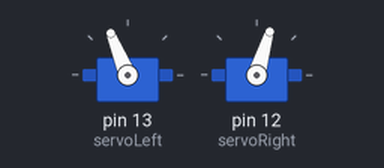
This sketch was run on a simulated Arduino Uno, built with avr-gcc and run on an emulated ATmega328P. On the bench: 2 × servo.

Above: at 0.05 s.
At 2.05 s:
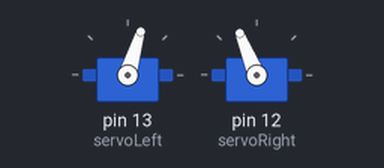
At 4.0 s:
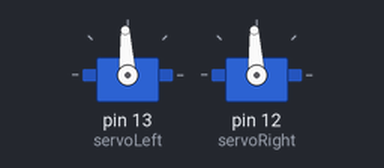
Timing chart, 0 to 5.2 s (numbered marks = the images above):
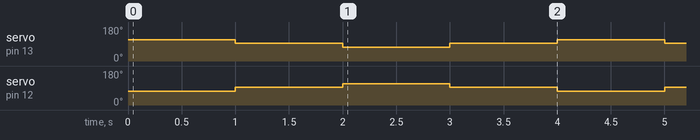

The sketch:

boebot-qa.ino
```cpp
#include <Servo.h>

Servo servoLeft;
Servo servoRight;

void setup() {
  // put your setup code here, to run once:
  servoLeft.attach(13);
  servoRight.attach(12);
  servoLeft.writeMicroseconds(1500);
  servoRight.writeMicroseconds(1500);

}

void loop() {
  // put your main code here, to run repeatedly:

  // Move wheels forward, then stop
  servoLeft.writeMicroseconds(1700);
  servoRight.writeMicroseconds(1300);
  delay(1000);

  servoLeft.writeMicroseconds(1500);
  servoRight.writeMicroseconds(1500);
  delay(1000);

  // Move wheels backward, then stop
  servoLeft.writeMicroseconds(1300);
  servoRight.writeMicroseconds(1700);
  delay(1000);

  servoLeft.writeMicroseconds(1500);
  servoRight.writeMicroseconds(1500);
  delay(1000);


}
```

Measured:
- by itself, servo on pin 13 (servoLeft): repeats every 4.0 s: 73° 1.0 s, 93° 1.0 s, 112° 1.0 s, 93° 1.0 s
- by itself, servo on pin 12 (servoRight): repeats every 4.0 s: 112° 1.0 s, 93° 1.0 s, 73° 1.0 s, 93° 1.0 s
